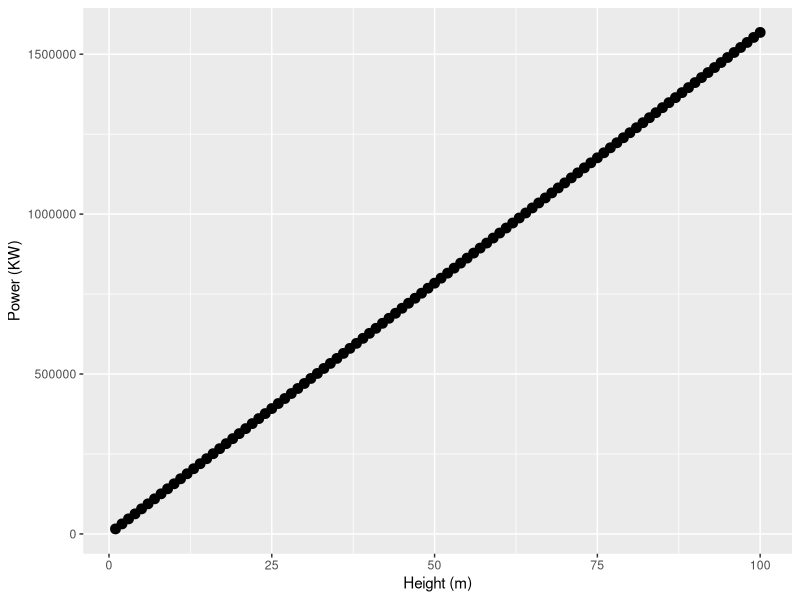
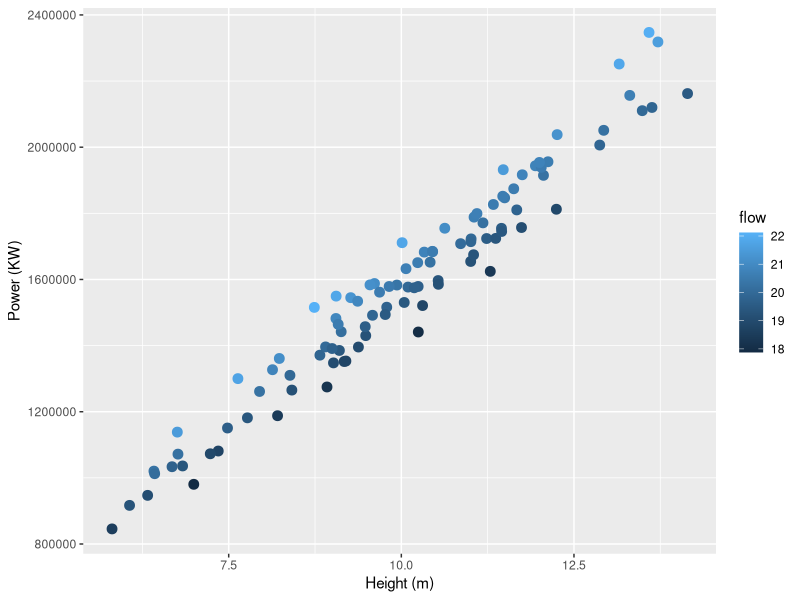
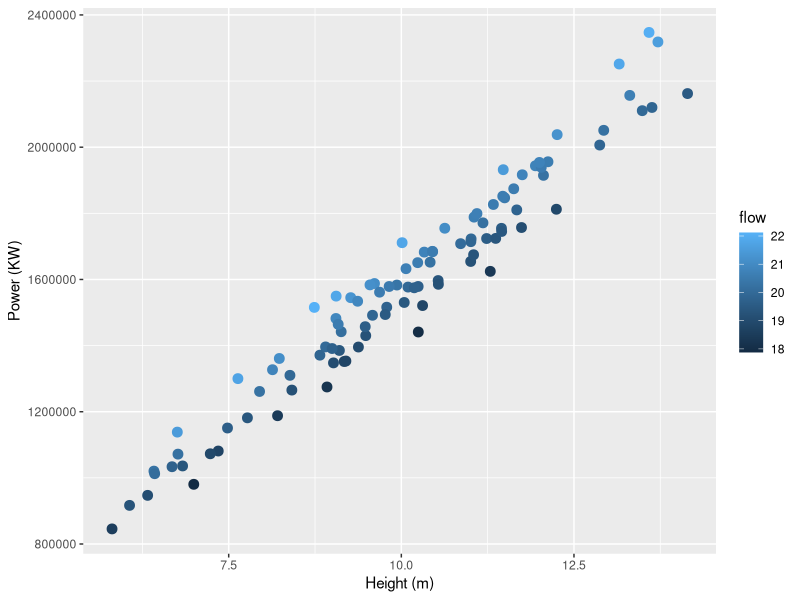

Source code (R) for these figures, in order:
## ---- chunk 1
knitr::opts_chunk$set(echo =TRUE)
knitr::opts_chunk$set(error=TRUE)
library(tidyverse)
## ---- chunk 2

#source("R/power_gen_orig.R")
## ---- chunk 3

#source("R/power_gen_orig.R")

power_gen_orig= function(height, flow, rho=1000, g=9.8, Keff=0.8) {
  
  # calculate power
  result = rho * height * flow * g * Keff
  return(result)
}

# single
power_gen_orig(height=2, flow=2)

# multiple heights
# generate a structure to store results
# consider all heights from 1 to 100

resv_results = data.frame(height=seq(from=1, to=100))

# compute power generated for EACH height
resv_results$power = power_gen_orig(resv_results$height, flow=2)

# plot
ggplot(resv_results, aes(height, power))+geom_point(size=3)+labs(y="Power (KW)", x="Height (m)")

# random combinations of height and flow
# use rnorm to sample from a normal distribution
resv_results$height = rnorm(mean=10, sd=2, n=100)
resv_results$flow = rnorm(mean=20, sd=1, n=100)
# compute power generated for EACH height
resv_results$power = power_gen_orig(resv_results$height, flow=resv_results$flow)

# plot
ggplot(resv_results, aes(height, power, col=flow))+geom_point(size=3)+labs(y="Power (KW)", x="Height (m)")

# Unequal lengths - this will "work" but inputs get recycled unclear what is happening
# NOT recommended

eheight = seq(from=1, to=50)
eflow = runif(min=0.1, max=2, n=100)
resv_result = power_gen_orig(eheight, eflow)

# better
eheight = seq(from=1, to=50)
eflow = runif(min=0.1, max=2, n=50)
resv_result = power_gen_orig(eheight, eflow)

# another example of the problem of unequal length inputs
power_gen_orig(eheight, eflow, g=c(9,10,11))

#better
g = runif(min=8, max=10, n=50)
resv_result = power_gen_orig(eheight, eflow, g)
ggplot(resv_results, aes(height, power, col=flow))+geom_point(size=3)+labs(y="Power (KW)", x="Height (m)")


## ---- chunk 4

power_gen = function(height, flow, rho=1000, g=9.8, Keff=0.8) {
  # make sure inputs are positive and if not set as NA so result will be NA
   if (height < 0) height=NA
  
 # an alterative is to exit the function prematurely 
  if (flow < 0) return("Flow cannot be less than 0")
  #    return("Height cannot be less than 0")
      
  # calculate power
    result = rho * height * flow * g * Keff
  return(result)
}

power_gen(2,3)
power_gen(-2,3)
power_gen(2,-3)
## ---- chunk 5

power_gen = function(height, flow, rho=1000, g=9.8, Keff=0.8) {
  # make sure inputs are positive and if not set as NA so result will be NA
   height = ifelse( (height < 0), NA, height)
  
 # an alterative is to exit the function prematurely 
  flow = ifelse((flow < 0), return("flow must be greater than zero"), flow)

  #    return("Height cannot be less than 0")
      
  # calculate power
    result = rho * height * flow * g * Keff
  return(result)
}

power_gen(2,3)
power_gen(-2,3)
power_gen(2,-3)


# note that this works (calculates power for each height)
power_gen(height=c(1,4,5), flow=2)

# and this works (calculates power for each flow rate)
power_gen(height=4, flow=c(2,4,5))

# and this calculates power for each combination of flow and height
power_gen(height=c(4,5,6), flow=c(2,4,6))

# but this doesn't work - why?
power_gen(height=c(4,5,6, 8, 9, 20), flow=c(2,4,6))

# we could add error checking to test for this

power_gen = function(height, flow, rho=1000, g=9.8, Keff=0.8) {
  
  # make sure we have same number of flow and height's so we can match them
  if (length(height) != length(flow)) return(" number of heights is different from number of flows")
  # make sure inputs are positive and if not set as NA so result will be NA
   height = ifelse( (height < 0), NA, height)
  
 # an alterative is to exit the function prematurely 
  flow = ifelse((flow < 0), return("flow must be greater than zero"), flow)

  #    return("Height cannot be less than 0")
      
  # calculate power
    result = rho * height * flow * g * Keff
  return(result)
}

power_gen(height=c(4,5,6, 8, 9, 20), flow=c(2,4,6))
power_gen(height=c(4,5,6), flow=c(2,4,6))
